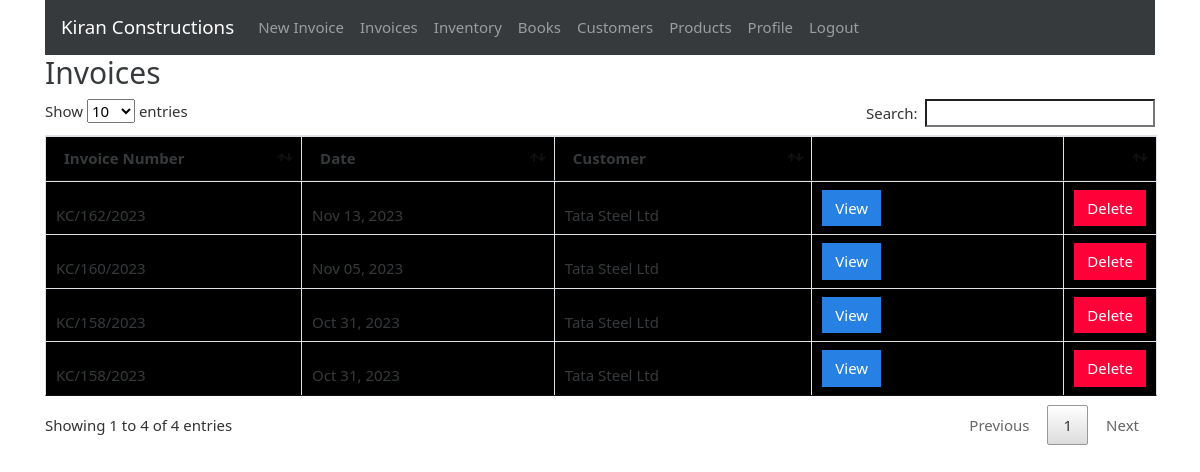
Page /invoices (signed in) on the earlier database version.
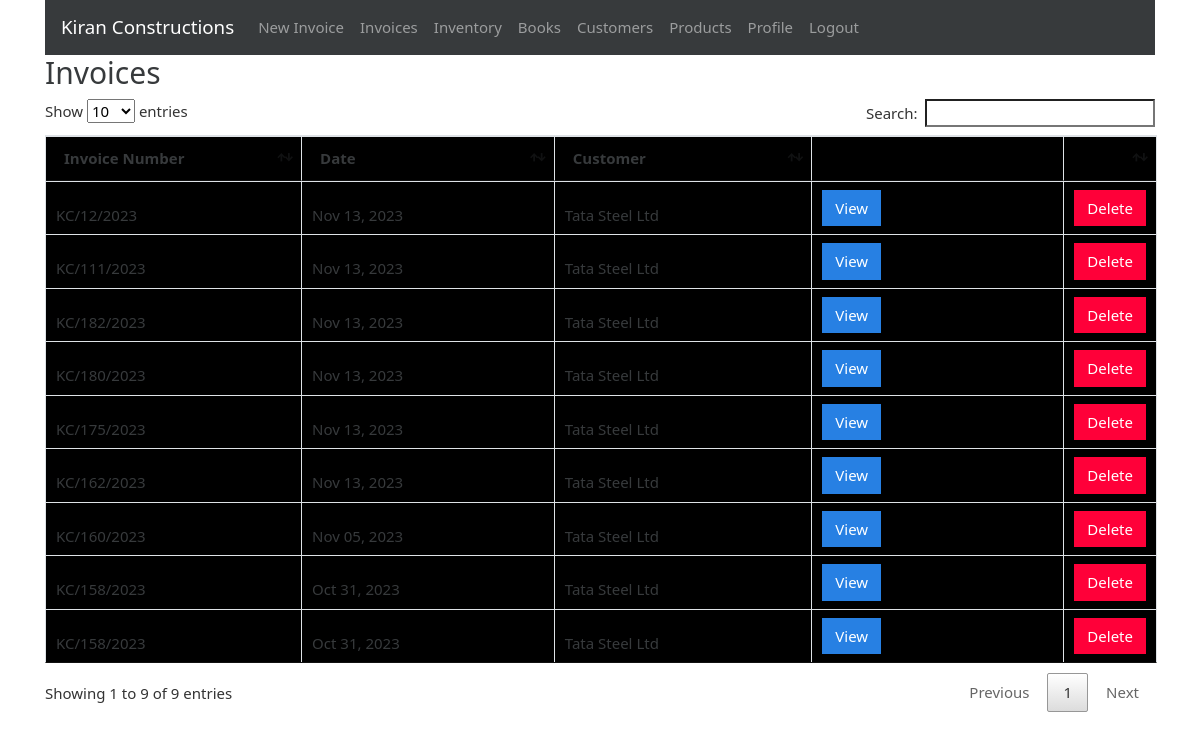
Same page on the later database version.
### gstbillingapp/models.py (models this page shows, shortened)
class Invoice(models.Model):
    user = models.ForeignKey(User, null=True, blank=True, on_delete=models.SET_NULL)
    invoice_number = models.CharField(max_length=200, blank=True, null=True)
    invoice_date = models.DateField()
    invoice_customer = models.ForeignKey(
        'Customer',
        on_delete=models.SET_NULL,
        null=True
    )
    invoice_json = models.TextField()
    inventory_reflected = models.BooleanField(default=True)
    books_reflected = models.BooleanField(default=True)

class Customer(models.Model):
    user = models.ForeignKey(User, null=True, blank=True, on_delete=models.SET_NULL)
    customer_name = models.CharField(max_length=200)
    customer_address = models.TextField(max_length=600, blank=True, null=True)
    customer_phone = models.CharField(max_length=14, blank=True, null=True)
    customer_gst = models.CharField(max_length=15, blank=True, null=True)
    def __str__(self):
        return self.customer_name

### gstbillingapp/views.py (the view)
# urls.py: path('invoices', views.invoices, name='invoices'),
@login_required
def invoices(request):
    context = {}
    context['invoices'] = Invoice.objects.filter(user=request.user).order_by('-id')
    return render(request, 'gstbillingapp/invoices.html', context)

### Gst-Billing-Python-Django/gstbillingapp/templates/gstbillingapp/invoices.html (shortened to what this page needs)
{% extends "gstbillingapp/base.html" %}
{% load static %}
{% block content %}
		<h2>Invoices</h2>
		<table class="table table-bordered" id="invoice-table">
		<thead>
			<tr>
				<th>Invoice Number</th>
				<th>Date</th>
				<th>Customer</th>
				<th></th>
				<th></th>
			</tr>
		</thead>
		<tbody class="two-col-form">
			{% for invoice in invoices %}
			<tr>
 				<td>{{invoice.invoice_number}}</td>
 				<td>{{invoice.invoice_date}}</td>
 				<td>{{invoice.invoice_customer}}</td>
				 <td><a href="{% url 'invoice_viewer' invoice.id %}"><button type="button" class="btn btn-primary">View</button></a></td>
				 <td><button type="button" class="btn btn-danger" data-toggle="modal" data-target="#invoiceDeleteModal" data-invoice-id="{{invoice.id}}" data-invoice-number="{{invoice.invoice_number}}, for {{invoice.invoice_customer}}">Delete</button></td>
			</tr>
			{% endfor %}
		</tbody>
		</table>
{% endblock %}

### Gst-Billing-Python-Django/gstbillingapp/templates/gstbillingapp/base.html (shortened to what this page needs)
{% load static %}
<!doctype html>
<html lang="en">
<head>
	<link rel="stylesheet" href="{% static "gstbillingapp/bootstrap-4.4.1-dist/css/bootstrap-cosmo.min.css" %}">
	<link rel="stylesheet" href="{% static "gstbillingapp/main.css" %}">
	<link rel="stylesheet" href="{% static "gstbillingapp/DataTables/jquery.dataTables.min.css" %}">
	<link rel="stylesheet" href="{% static "gstbillingapp/DataTables/dataTables.bootstrap4.min.css" %}">
</head>
<body>
	<div class="container">
		{% include "gstbillingapp/navbar.html" %}
		{% block content %}{% endblock %}
	</div>
</body>
</html>

### Gst-Billing-Python-Django/gstbillingapp/templates/gstbillingapp/navbar.html (shortened to what this page needs)
<nav class="navbar navbar-expand-lg navbar-dark bg-dark">
	<a class="navbar-brand" href="{% url 'landing_page' %}">Kiran Constructions</a>
	<div class="collapse navbar-collapse" id="navbarSupportedContent">
		<ul class="navbar-nav mr-auto">
			{% if user.is_authenticated %}
			<li class="nav-item">
				<a class="nav-link" href="{% url 'invoice_create' %}">New Invoice <span class="sr-only">(current)</span></a>
			</li>
			<li class="nav-item">
				<a class="nav-link" href="{% url 'invoices' %}">Invoices</a>
			</li>
			<li class="nav-item">
				<a class="nav-link" href="{% url 'inventory' %}">Inventory</a>
			</li>
			<li class="nav-item">
				<a class="nav-link" href="{% url 'books' %}">Books</a>
			</li>
			<li class="nav-item">
				<a class="nav-link" href="{% url 'customers' %}">Customers</a>
			</li>
			<li class="nav-item">
				<a class="nav-link" href="{% url 'products' %}">Products</a>
			</li>
			<li class="nav-item">
				<a class="nav-link" href="{% url 'user_profile' %}">Profile</a>
			</li>
			<li class="nav-item">
				<a class="nav-link" href="{% url 'logout' %}?next=/">Logout</a>
			</li>
			{% endif %}
		</ul>
	</div>
</nav>

### gstbillingapp/static/gstbillingapp/main.css (style rules this page uses)
.table-bordered td, .table-bordered th { padding: 0.25em; border-color: solid black 2px; }
.table-bordered tbody td, .table-bordered tbody th, .table-bordered thead th, .table-bordered thead td { background: black; vertical-align: bottom; }
.two-col-form td, .two-col-form th { width: 25%; }

Differences in the rows shown:
added Invoice: invoice_number "KC/12/2023", invoice_date "Nov 13, 2023", invoice_customer "Tata Steel Ltd"
added Invoice: invoice_number "KC/111/2023", invoice_date "Nov 13, 2023", invoice_customer "Tata Steel Ltd"
added Invoice: invoice_number "KC/182/2023", invoice_date "Nov 13, 2023", invoice_customer "Tata Steel Ltd"
added Invoice: invoice_number "KC/180/2023", invoice_date "Nov 13, 2023", invoice_customer "Tata Steel Ltd"
added Invoice: invoice_number "KC/175/2023", invoice_date "Nov 13, 2023", invoice_customer "Tata Steel Ltd"
Other differences:
text written by a page script: "Show entries Search: Showing 1 to 4 of 4 entries Previous 1 Next" → "Show entries Search: Showing 1 to 9 of 9 entries Previous 1 Next"
